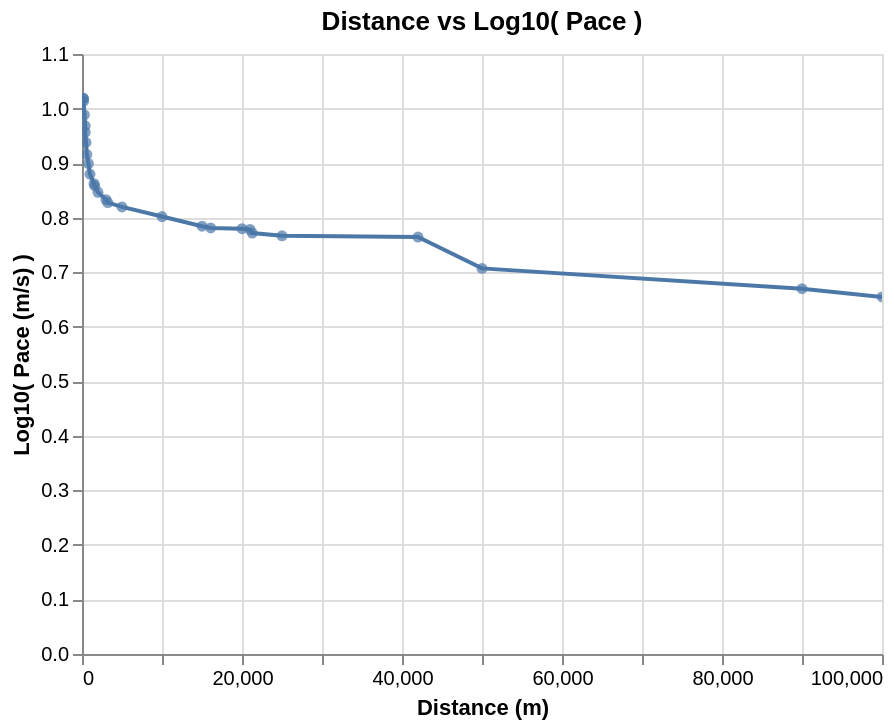

Here is the notebook cell this chart was saved with:
### Code cell
line = (alt.Chart(mens_running_all_dedup_nondecreasing)
  .mark_line()
  .encode(x=alt.X("distance:Q"), 
          y=alt.Y("logpace:Q")
         )
  .properties(
      title='Distance vs Log10( Pace )'
  )
)

circle = (alt.Chart(mens_running_all_dedup_nondecreasing)
  .mark_circle()
  .encode(x=alt.X("distance:Q"), 
          y=alt.Y("logpace:Q"),
          tooltip=["Event", "Athlete", "Perf"]
         )
  .properties(
      title='Distance vs Log10( Pace )'
  ).interactive()
)

line.encoding.x.title = 'Distance (m)'
line.encoding.y.title = 'Log10( Pace (m/s) )'

line + circle

### Figure 1 — Vega-Lite specification as saved in the notebook (floating-point values rounded to 4 significant figures)
{"$schema": "https://vega.github.io/schema/vega-lite/v2.6.0.json", "config": {"view": {"height": 300, "width": 400}}, "datasets": {"data-79ac8f29d702e18a663627210418b5b9": [{"Athlete": "Usain Bolt", "Ctry.": "GBR", "Date": "17 May 2009", "Event": "150 m straight", "Location": "Manchester", "Meeting": "Manchester City Games", "N": null, "Nat.": "JAM", "P": null, "Perf": "14.35", "R": "[90]", "V": null, "W": "+1.1", "distance": 150, "logdistance": 2.176, "logpace": 1.019, "logtime": -0.6213, "pace": 10.45, "seconds": 14.35, "time": 0.2392}, {"Athlete": "Usain Bolt", "Ctry.": "GER", "Date": "20 Aug 2009", "Event": "200 m", "Location": "Berlin", "Meeting": "World Championships", "N": null, "Nat.": "JAM", "P": "P", "Perf": "19.19", "R": "[5]", "V": "", "W": "−0.3", "distance": 200, "logdistance": 2.301, "logpace": 1.018, "logtime": -0.4951, "pace": 10.42, "seconds": 19.19, "time": 0.3198}, {"Athlete": "Tommie Smith", "Ctry.": "USA", "Date": "7 May 1966", "Event": "220 y (straight)", "Location": "San Jose", "Meeting": "Video on YouTube", "N": "h", "Nat.": "USA", "P": null, "Perf": "19.50", "R": "[93]", "V": null, "W": "+1.9", "distance": 201.2, "logdistance": 2.304, "logpace": 1.014, "logtime": -0.4881, "pace": 10.32, "seconds": 19.5, "time": 0.325}, {"Athlete": "Wayde van Niekerk", "Ctry.": "CZE", "Date": "28 Jun 2017", "Event": "300 m", "Location": "Ostrava", "Meeting": "Golden Spike Ostrava", "N": null, "Nat.": "RSA", "P": null, "Perf": "30.81", "R": "[95]", "V": null, "W": null, "distance": 300, "logdistance": 2.477, "logpace": 0.9884, "logtime": -0.2895, "pace": 9.737, "seconds": 30.81, "time": 0.5135}, {"Athlete": "Wayde van Niekerk", "Ctry.": "BRA", "Date": "14 Aug 2016", "Event": "400 m", "Location": "Rio de Janeiro", "Meeting": "Olympic Games", "N": null, "Nat.": "RSA", "P": "P", "Perf": "43.03", "R": "[6]", "V": "", "W": null, "distance": 400, "logdistance": 2.602, "logpace": 0.9683, "logtime": -0.1444, "pace": 9.296, "seconds": 43.03, "time": 0.7172}, {"Athlete": "John Smith", "Ctry.": "USA", "Date": "26 Jun 1971", "Event": "440 y", "Location": "Eugene", "Meeting": "USA Championships", "N": null, "Nat.": "USA", "P": null, "Perf": "44.50", "R": "[96][97][98]", "V": null, "W": null, "distance": 402.3, "logdistance": 2.605, "logpace": 0.9562, "logtime": -0.1298, "pace": 9.041, "seconds": 44.5, "time": 0.7417}, {"Athlete": "David Rudisha", "Ctry.": "GBR", "Date": "10 Sep 2016", "Event": "500 m", "Location": "Newcastle", "Meeting": "Great North CityGames", "N": "[af]", "Nat.": "KEN", "P": null, "Perf": "57.69", "R": "[99]", "V": null, "W": null, "distance": 500, "logdistance": 2.699, "logpace": 0.9379, "logtime": -0.01705, "pace": 8.667, "seconds": 57.69, "time": 0.9615}, {"Athlete": "Johnny Gray", "Ctry.": "USA", "Date": "24 May 1986", "Event": "600 m", "Location": "Santa Monica", "Meeting": null, "N": null, "Nat.": "USA", "P": null, "Perf": "1:12.81", "R": null, "V": null, "W": null, "distance": 600, "logdistance": 2.778, "logpace": 0.916, "logtime": 0.08404, "pace": 8.241, "seconds": 72.81, "time": 1.214}, {"Athlete": "David Rudisha", "Ctry.": "GBR", "Date": "9 Aug 2012", "Event": "800 m", "Location": "London", "Meeting": "Olympic Games", "N": null, "Nat.": "KEN", "P": "P", "Perf": "1:40.91", "R": "[7]", "V": "", "W": null, "distance": 800, "logdistance": 2.903, "logpace": 0.8992, "logtime": 0.2258, "pace": 7.928, "seconds": 100.9, "time": 1.682}, {"Athlete": "Noah Ngeny", "Ctry.": "ITA", "Date": "5 Sep 1999", "Event": "1000 m", "Location": "Rieti", "Meeting": "Rieti Meeting", "N": null, "Nat.": "KEN", "P": "P", "Perf": "2:11.96", "R": null, "V": "", "W": null, "distance": 1000, "logdistance": 3, "logpace": 0.8796, "logtime": 0.3423, "pace": 7.578, "seconds": 132.0, "time": 2.199}, {"Athlete": "Hicham El Guerrouj", "Ctry.": "ITA", "Date": "14 Jul 1998", "Event": "1500 m", "Location": "Rome", "Meeting": "Golden Gala", "N": null, "Nat.": "MAR", "P": "P", "Perf": "3:26.00", "R": null, "V": "", "W": null, "distance": 1500, "logdistance": 3.176, "logpace": 0.8622, "logtime": 0.5357, "pace": 7.282, "seconds": 206, "time": 3.433}, {"Athlete": "Hicham El Guerrouj", "Ctry.": "ITA", "Date": "7 Jul 1999", "Event": "Mile", "Location": "Rome", "Meeting": "Golden Gala", "N": null, "Nat.": "MAR", "P": "P", "Perf": "3:43.13", "R": null, "V": "", "W": null, "distance": 1609, "logdistance": 3.207, "logpace": 0.858, "logtime": 0.5704, "pace": 7.211, "seconds": 223.1, "time": 3.719}, {"Athlete": "Hicham El Guerrouj", "Ctry.": "GER", "Date": "7 Sep 1999", "Event": "2000 m", "Location": "Berlin", "Meeting": "ISTAF", "N": null, "Nat.": "MAR", "P": null, "Perf": "4:44.79", "R": null, "V": "", "W": null, "distance": 2000, "logdistance": 3.301, "logpace": 0.8465, "logtime": 0.6764, "pace": 7.023, "seconds": 284.8, "time": 4.747}, {"Athlete": "Daniel Komen", "Ctry.": "ITA", "Date": "1 Sep 1996", "Event": "3000 m", "Location": "Rieti", "Meeting": "Rieti Meeting", "N": null, "Nat.": "KEN", "P": "P", "Perf": "7:20.67", "R": null, "V": "", "W": null, "distance": 3000, "logdistance": 3.477, "logpace": 0.833, "logtime": 0.866, "pace": 6.808, "seconds": 440.7, "time": 7.345}, {"Athlete": "Daniel Komen", "Ctry.": "BEL", "Date": "17 Jul 1997", "Event": "Two miles", "Location": "Hechtel-Eksel", "Meeting": null, "N": null, "Nat.": "KEN", "P": "P", "Perf": "7:58.61", "R": null, "V": null, "W": null, "distance": 3218, "logdistance": 3.508, "logpace": 0.8276, "logtime": 0.9018, "pace": 6.724, "seconds": 478.6, "time": 7.977}, {"Athlete": "Kenenisa Bekele", "Ctry.": "NED", "Date": "31 May 2004", "Event": "5000 m (track)", "Location": "Hengelo", "Meeting": "Fanny Blankers-Koen Games", "N": null, "Nat.": "ETH", "P": "P", "Perf": "12:37.35", "R": null, "V": "", "W": null, "distance": 5000, "logdistance": 3.699, "logpace": 0.8197, "logtime": 1.101, "pace": 6.602, "seconds": 757.4, "time": 12.62}, {"Athlete": "Kenenisa Bekele", "Ctry.": "BEL", "Date": "26 Aug 2005", "Event": "10,000 m (track)", "Location": "Brussels", "Meeting": "Memorial Van Damme", "N": null, "Nat.": "ETH", "P": "P", "Perf": "26:17.53", "R": null, "V": "", "W": null, "distance": 10000, "logdistance": 4, "logpace": 0.802, "logtime": 1.42, "pace": 6.339, "seconds": 1578.0, "time": 26.29}, {"Athlete": "Joshua Cheptegei", "Ctry.": "NED", "Date": "18 Nov 2018", "Event": "15 km (road)", "Location": "Nijmegen", "Meeting": "Zevenheuvelenloop", "N": null, "Nat.": "UGA", "P": null, "Perf": "41:05.00", "R": "[101]", "V": null, "W": null, "distance": 15000, "logdistance": 4.176, "logpace": 0.7843, "logtime": 1.614, "pace": 6.085, "seconds": 2465, "time": 41.08}, {"Athlete": "Haile Gebrselassie", "Ctry.": "NED", "Date": "4 Sep 2005", "Event": "10 miles (road)", "Location": "Tilburg", "Meeting": "Tilburg Ten Miles", "N": "[ah]", "Nat.": "ETH", "P": null, "Perf": "44:24.00", "R": null, "V": null, "W": null, "distance": 16090, "logdistance": 4.207, "logpace": 0.781, "logtime": 1.647, "pace": 6.04, "seconds": 2664, "time": 44.4}, {"Athlete": "Zersenay Tadese", "Ctry.": "POR", "Date": "21 Mar 2010", "Event": "20 km (road)", "Location": "Lisbon", "Meeting": "Lisbon Half Marathon", "N": "+", "Nat.": "ERI", "P": null, "Perf": "55:21.00", "R": "[102]", "V": null, "W": null, "distance": 20000, "logdistance": 4.301, "logpace": 0.7798, "logtime": 1.743, "pace": 6.022, "seconds": 3321, "time": 55.35}, {"Athlete": "Abraham Kiptum", "Ctry.": "ESP", "Date": "28 Oct 2018", "Event": "Half marathon", "Location": "Valencia", "Meeting": "Valencia Half Marathon", "N": null, "Nat.": "KEN", "P": "P", "Perf": "58:18.00", "R": "[13]", "V": "", "W": null, "distance": 21000, "logdistance": 4.322, "logpace": 0.7784, "logtime": 1.766, "pace": 6.003, "seconds": 3498, "time": 58.3}, {"Athlete": "Haile Gebrselassie", "Ctry.": "CZE", "Date": "27 Jun 2007", "Event": "One hour (track)", "Location": "Ostrava", "Meeting": "Golden Spike Ostrava", "N": null, "Nat.": "ETH", "P": "P", "Perf": "21,285 m", "R": "[14]", "V": "", "W": null, "distance": 21285, "logdistance": 4.328, "logpace": 0.7718, "logtime": 1.778, "pace": 5.912, "seconds": 3600, "time": 60}, {"Athlete": "Dennis Kipruto Kimetto", "Ctry.": "GER", "Date": "6 May 2012", "Event": "25 km (road)", "Location": "Berlin", "Meeting": "BIG 25", "N": null, "Nat.": "KEN", "P": null, "Perf": "1:11:18.00", "R": "[103][104]", "V": null, "W": null, "distance": 25000, "logdistance": 4.398, "logpace": 0.7667, "logtime": 1.853, "pace": 5.844, "seconds": 4278, "time": 71.3}, {"Athlete": "Eliud Kipchoge", "Ctry.": "ITA", "Date": "6 May 2017", "Event": "Marathon[b]", "Location": "Monza", "Meeting": "Autodromo Nazionale Monza", "N": "[c]", "Nat.": "KEN", "P": null, "Perf": "2:00:25", "R": "[18]", "V": "[1]", "W": null, "distance": 42000, "logdistance": 4.623, "logpace": 0.7644, "logtime": 2.081, "pace": 5.813, "seconds": 7225, "time": 120.4}, {"Athlete": "Thompson Magawana", "Ctry.": "RSA", "Date": "2 Apr 1988", "Event": "50 km (road)", "Location": "Cape Town", "Meeting": null, "N": "+", "Nat.": "RSA", "P": null, "Perf": "2:43:38", "R": "[108]", "V": null, "W": null, "distance": 50000, "logdistance": 4.699, "logpace": 0.7069, "logtime": 2.214, "pace": 5.093, "seconds": 9818, "time": 163.6}, {"Athlete": "Leonid Shvetsov", "Ctry.": "RSA", "Date": "2007", "Event": "90 km (road)", "Location": "Durban", "Meeting": "Comrades Marathon", "N": null, "Nat.": "RUS", "P": null, "Perf": "5:20:49.00", "R": null, "V": null, "W": null, "distance": 90000, "logdistance": 4.954, "logpace": 0.6698, "logtime": 2.506, "pace": 4.676, "seconds": 19249, "time": 320.8}, {"Athlete": "Nao Kazami", "Ctry.": "JPN", "Date": "24 Jun 2018", "Event": "100 km (road)", "Location": "Yūbetsu", "Meeting": "Lake Saroma Ultramarathon", "N": null, "Nat.": "JPN", "P": null, "Perf": "6:09:14.00", "R": "[19]", "V": null, "W": null, "distance": 100000, "logdistance": 5, "logpace": 0.6545, "logtime": 2.567, "pace": 4.514, "seconds": 22154, "time": 369.2}]}, "layer": [{"data": {"name": "data-79ac8f29d702e18a663627210418b5b9"}, "encoding": {"x": {"field": "distance", "title": "Distance (m)", "type": "quantitative"}, "y": {"field": "logpace", "title": "Log10( Pace (m/s) )", "type": "quantitative"}}, "mark": "line", "title": "Distance vs Log10( Pace )"}, {"data": {"name": "data-79ac8f29d702e18a663627210418b5b9"}, "encoding": {"tooltip": [{"field": "Event", "type": "nominal"}, {"field": "Athlete", "type": "nominal"}, {"field": "Perf", "type": "nominal"}], "x": {"field": "distance", "type": "quantitative"}, "y": {"field": "logpace", "type": "quantitative"}}, "mark": "circle", "selection": {"selector004": {"bind": "scales", "encodings": ["x", "y"], "type": "interval"}}, "title": "Distance vs Log10( Pace )"}]}
